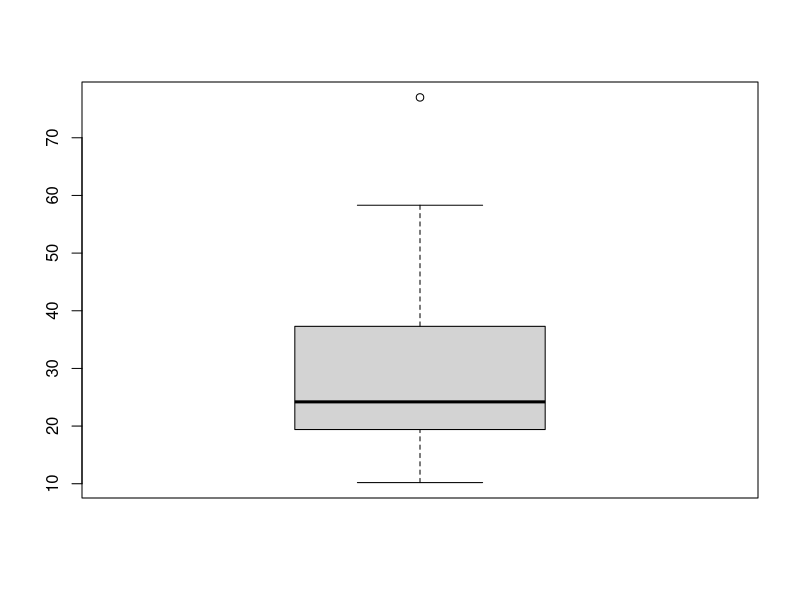

R code for this plot:
install.packages("psych")
library(psych)

attach(trees)

#전체적인 요약을 보여줌.
describe(Volume)

#분포 및 통계량에 대한 요약정보 보여주는 plot
boxplot(Volume)

i <- c(300, 150, 0, -100)
A <- c(0.58, 0.87, 0.55, 0.05)
B <- c(0.55, 0.51, 0.45, 0.05)
ma = sum(i*A)
mb = sum(i*B)
ma
mb

vara = sum(A*(i-ma)^2)
varb = sum(B*(i-mb)^2)
vara
varb

#주식회사 수익 비교 예제
ac_local <- c(100, 200, 400)
ac_local_ex <- c(0.3, 0.4, 0.5)

country_field <- c(200, 400, 800)
country_field_ex <- c(0.2, 0.4, 0.6)

eco_possi <- c(0.7, 0.5, 0.2)

ac <- ac_local * ac_local_ex * eco_possi
ac

country <- country_field * country_field_ex * eco_possi
country

E_a <- sum(ac)
E_c <- sum(country)


var_a <- sum(eco_possi*(ac_local * ac_local_ex - E_a)^2)
var_c <- sum(eco_possi*(country_field * country_field_ex - E_c)^2)

#분포함수

#dnorm : 밀도함수
#pnorm : 누적 분포 함수
#qnorm : 분위수 함수
#rnorm : 난수 발생

#값, 평균, 표준편차
pnorm(4, 5.4, sqrt(1.5))
qnorm(.1, 5.4, sqrt(1.5))


##이항분포 예시
#확률 질량함수 dbinom
#동전 10번 던졌을 때, 앞면이 3번
dbinom(3, 10, 0.5)

#누적분포함수 pbinom
#동전 10번 던졌을 때, 앞면이 6번 이하
pbinom(6, 10, 0.5)
#큰 방향으로 확인하고 싶다면 FALSE로 변경
pbinom(6, 10, 0.5, lower.tail = FALSE) # P(X > 6)

#분위수 qbinom
#누적 확률이 0.3이상이 되는 x
qbinom(0.3, 10, 0.5)

#난수 rbinom
#0.5의 확률로 10번 시행할 때의 난수를 30개 리턴
rbinom(30, 10, 0.5)


#이항분포 예제
dbinom(2, 49, 0.1)

#포아송분포
#확률질량함수
dpois(7, 5) #P(x=7), mu=5

?dpois
#1주일 단위 휴대전화 놓고 출근 3회, 1회 이하로 놓고 갈 확률, 4~5회일 확률 각각 구하기
for0 <- dpois(0, 3)
for1 <- dpois(1, 3)
for0 + for1

for4 <- dpois(4, 3)
for5 <- dpois(5, 3)
for4+for5

#누적분포함수
?ppois
ppois(7, 5)
ppois(7, 5, lower.tail = FALSE)


#분위수
qpois(0.7, 5) #누적확률이 0.7이상 되는 x

#모의실험 30회 반복
rpois(30, 5)


#K법무법인 수임 변수 사건 1년 약 100건
#그 중 작년 5건 패소, 패소확률 이항 / 포아송으로 계산 어떤 확률 분포 이용이 더 유리할지 설명
dbinom(5, 100, 0.05)
dpois(5, 5)



#t분포
#df = 8, p(T <= 1.397)
pt(1.397, 8)

#P(-1.397 <= T <= 1.180)
pt(1.180, 8) - pt(-1.397, 8)

#P(T >= t) = 0.025
qt(0.025, 8, lower.tail = FALSE)


#카이제곱분포
#df = 8
#P(x^2 <= 15.507)
pchisq(15.507, 8)
#P(x^2 >= 2.180)
pchisq(2.180, 8, lower.tail=FALSE)
#P(1.647 <= x^2 <= 13.362)
pchisq(13.362, 8) - pchisq(1.647, 8)



#구간추정
#토익 점수 평균 : 500, 표준오차 : 100, 신뢰도 90/95/99에서 모수 추정
# X-z*SE <= u <= X+z*SE
#90% : 500-1.64*100 <= u <= 500+1.64*100
#95% : 500-1.96*100 <= u <= 500+1.96*100
#99% : 500-2.58*100 <= u <= 500+2.58*100

